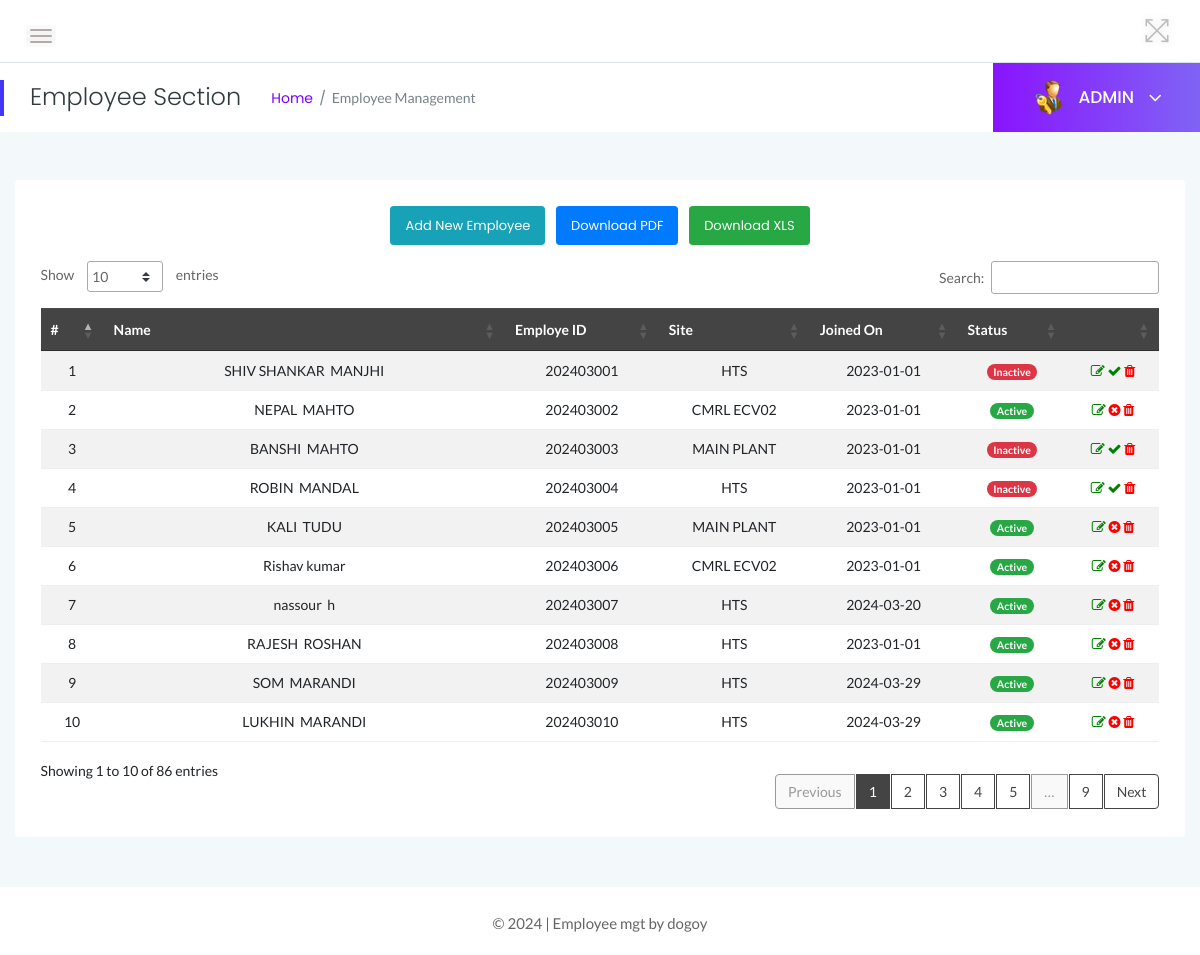
Screenshot of /admin/employees.php (signed in) with the database file from the repository.
### tables this page shows
CREATE TABLE `tblemployees` (
  `id` int NOT NULL AUTO_INCREMENT,
  `EmpId` varchar(100) NOT NULL,
  `FirstName` varchar(150) NOT NULL,
  `LastName` varchar(150) NOT NULL,
  `Gender` varchar(100) NOT NULL,
  `Dob` varchar(100) NOT NULL,
  `doj` varchar(200) NOT NULL,
  `govID` varchar(200) NOT NULL,
  `rate` varchar(200) NOT NULL,
  `Status` int NOT NULL,
  `Site` int DEFAULT NULL,
  `supplier_id` int DEFAULT NULL,
  `group_id` int DEFAULT NULL,
  `CreationDate` timestamp NOT NULL DEFAULT CURRENT_TIMESTAMP ON UPDATE CURRENT_TIMESTAMP,
  `designation` int DEFAULT NULL,
  PRIMARY KEY (`id`),
  KEY `FK_Site` (`Site`),
  KEY `fk_supplier` (`supplier_id`),
  KEY `fk_group` (`group_id`),
  KEY `fk_designation` (`designation`),
  CONSTRAINT `fk_designation` FOREIGN KEY (`designation`) REFERENCES `tbldesignation` (`id`),
  CONSTRAINT `fk_group` FOREIGN KEY (`group_id`) REFERENCES `tblgroup` (`id`),
  CONSTRAINT `FK_Site` FOREIGN KEY (`Site`) REFERENCES `tblsite` (`id`),
  CONSTRAINT `fk_supplier` FOREIGN KEY (`supplier_id`) REFERENCES `tblsupplier` (`id`)
);

CREATE TABLE `tblsite` (
  `id` int NOT NULL AUTO_INCREMENT,
  `name` varchar(150) DEFAULT NULL,
  `city` varchar(100) NOT NULL,
  `CreationDate` timestamp NOT NULL DEFAULT CURRENT_TIMESTAMP ON UPDATE CURRENT_TIMESTAMP,
  PRIMARY KEY (`id`)
);

### admin/employees.php (the view, shortened to what this page needs)
<?php
    if(empty($_SESSION['usertype'])) {
        header('location:index.php');
        exit;
    } else {
 ?>
<!doctype html>
<html class="no-js" lang="en">
<head>
    <link rel="stylesheet" href="../assets/css/bootstrap.min.css">
    <link rel="stylesheet" href="../assets/css/font-awesome.min.css">
    <link rel="stylesheet" href="../assets/css/themify-icons.css">
    <link rel="stylesheet" href="../assets/css/metisMenu.css">
    <link rel="stylesheet" href="../assets/css/owl.carousel.min.css">
    <link rel="stylesheet" href="../assets/css/slicknav.min.css">
    <link rel="stylesheet" href="https://www.amcharts.com/lib/3/plugins/export/export.css" type="text/css" media="all" />
    <link rel="stylesheet" type="text/css" href="https://cdn.datatables.net/1.10.19/css/jquery.dataTables.css">
    <link rel="stylesheet" type="text/css" href="https://cdn.datatables.net/1.10.18/css/dataTables.bootstrap4.min.css">
    <link rel="stylesheet" type="text/css" href="https://cdn.datatables.net/responsive/2.2.3/css/responsive.bootstrap.min.css">
    <link rel="stylesheet" type="text/css" href="https://cdn.datatables.net/responsive/2.2.3/css/responsive.jqueryui.min.css">
    <link rel="stylesheet" href="../assets/css/typography.css">
    <link rel="stylesheet" href="../assets/css/default-css.css">
    <link rel="stylesheet" href="../assets/css/styles.css">
    <link rel="stylesheet" href="../assets/css/responsive.css">
</head>
<body>
    <div class="page-container">
                    <?php
                        include '../includes/admin-sidebar.php';
                    ?>
        <div class="main-content">
            <div class="header-area">
                <div class="row align-items-center">
                    <div class="col-md-6 col-sm-8 clearfix">
                        <div class="nav-btn pull-left">
                            <span></span>
                            <span></span>
                            <span></span>
                        </div>
                    </div>
                    <div class="col-md-6 col-sm-4 clearfix">
                        <ul class="notification-area pull-right">
                            <li id="full-view"><i class="ti-fullscreen"></i></li>
                        </ul>
                    </div>
                </div>
            </div>
            <div class="page-title-area">
                <div class="row align-items-center">
                    <div class="col-sm-6">
                        <div class="breadcrumbs-area clearfix">
                            <h4 class="page-title pull-left">Employee Section</h4>
                            <ul class="breadcrumbs pull-left">
                                <li><a href="dashboard.php">Home</a></li>
                                <li><span>Employee Management</span></li>
                            </ul>
                        </div>
                    </div>
                    <div class="col-sm-6 clearfix">
                        <div class="user-profile pull-right">
                            <img class="avatar user-thumb" src="../assets/images/admin.png" alt="avatar">
                            <h4 class="user-name dropdown-toggle" data-toggle="dropdown">ADMIN <i class="fa fa-angle-down"></i></h4>
                        </div>
                    </div>
                </div>
            </div>
            <div class="main-content-inner">
                <div class="row">
                    <div class="col-12 mt-5">
                        <div class="card">
                            <div class="card-body">
                                <div class="data-tables datatable-dark">
                                <div class="text-center mb-3">
    <a href="add-employee.php" class="btn btn-sm btn-info mr-2">Add New Employee</a>
    <a href="generate_pdf.php" class="btn btn-sm btn-primary mr-2">Download PDF</a>
    <a href="generate_xls.php" class="btn btn-sm btn-success">Download XLS</a>
</div>
                                    <table id="dataTable3" class="table table-hover table-striped text-center">
                                        <thead class="text-capitalize">
                                            <tr>
                                                <th>#</th>
                                                <th>Name</th>
                                                <th>Employe ID</th>
                                                <th>Site</th>
                                                <th>Joined On</th>
                                                <th>Status</th>
                                                <th></th>
                                            </tr>
                                        </thead>
                                        <tbody>
                                    <?php
                                   $sql = "SELECT e.EmpId, e.FirstName, e.LastName, s.name AS SiteName, e.Status, e.id, e.doj
                                   FROM tblemployees e
                                   LEFT JOIN tblsite s ON e.Site = s.id";
                           $query = $dbh->prepare($sql);
                           $query->execute();
                           $results = $query->fetchAll(PDO::FETCH_OBJ);
                           $cnt = 1;
                           if ($query->rowCount() > 0) {
                               foreach ($results as $result) {
                                   ?>
                                   <tr>
                                       <td><?php echo htmlentities($cnt); ?></td>
                                       <td><?php echo htmlentities($result->FirstName); ?>&nbsp;<?php echo htmlentities($result->LastName); ?></td>
                                       <td><?php echo htmlentities($result->EmpId); ?></td>
                                       <td><?php echo htmlentities($result->SiteName); ?></td>
                                       <td><?php echo htmlentities($result->doj); ?></td>
                                       <td>
                                           <?php
                                           $status = $result->Status;
                                           if ($status) {
                                               ?>
                                               <span class="badge badge-pill badge-success">Active</span>
                                           <?php } else { ?>
                                               <span class="badge badge-pill badge-danger">Inactive</span>
                                           <?php } ?>
                                       </td>
                                       <td>
                                           <a href="update-employee.php?empid=<?php echo htmlentities($result->id); ?>"><i class="fa fa-edit"
                                                   style="color:green"></i></a>
                                           <?php if ($result->Status == 1) { ?>
                                               <a href="employees.php?inid=<?php echo htmlentities($result->id); ?>"
                                                   onclick="return confirm('Are you sure you want to inactive this employee?');"><i
                                                       class="fa fa-times-circle" style="color:red" title="Inactive"></i></a>
                                           <?php } else { ?>
                                               <a href="employees.php?id=<?php echo htmlentities($result->id); ?>"
                                                   onclick="return confirm('Are you sure you want to active this employee?');"><i
                                                       class="fa fa-check" style="color:green" title="Active"></i></a>
                                           <?php } ?>
                                           <a href="employees.php?delid=<?php echo htmlentities($result->id); ?>" onclick="return confirm('Are you sure you want to delete this employee?');">
    <i class="fa fa-trash" style="color: red" title="Delete"></i>
</a>
                                       </td>
                                   </tr>
                                   <?php
                                   $cnt++;
                               }
                           }
                           ?>
                                    </tbody>
                                    </table>
                                </div>
                            </div>
                        </div>
                    </div>
                </div>
                </div>
            </div>
            <?php include '../includes/footer.php' ?>
        </div>
</body>
</html>
<?php } ?>

### assets/css/styles.css (style rules this page uses)
.page-container { width: 100%; height: 100%; min-height: 100vh; padding-left: 280px; -webkit-transition: padding-left 0.3s ease 0s; transition: padding-left 0.3s ease 0s; }
.sbar_collapsed.page-container { padding-left: 0; }
.card { border: none; border-radius: 4px; background-color: #fff; -webkit-transition: all 0.3s ease 0s; transition: all 0.3s ease 0s; }
.card-body { padding: 25.6px; padding: 1.6rem; }
.main-content { width: 100%; background: #f3f8fb; }
.main-content-inner { padding: 0 30px 50px; }
.header-area { padding: 15px 30px; background: #fff; border-bottom: 1px solid #d8e3e7; }
.nav-btn { margin: 10px 30px 0 0; cursor: pointer; }
.nav-btn span { display: block; width: 22px; height: 2px; background: #b3aaaa; margin: 4px 0; border-radius: 15px; -webkit-transition: all 0.3s ease 0s; transition: all 0.3s ease 0s; box-shadow: 0 0 0 4px rgba(99, 96, 96, 0.03); }
.nav-btn span:nth-child(2) { opacity: 0; }
.nav-btn span:first-child { -webkit-transform: rotate(45deg) translate(5px, 5px); transform: rotate(45deg) translate(5px, 5px); }
.nav-btn span:last-child { -webkit-transform: rotate(-45deg) translate(3px, -3px); transform: rotate(-45deg) translate(3px, -3px); }
.sbar_collapsed .nav-btn span { transform: none; opacity: 1; }
.notification-area { -webkit-user-select: none; -moz-user-select: none; -ms-user-select: none; user-select: none; position: relative; z-index: 1; }
.notification-area li { display: inline-block; margin-left: 20px; cursor: pointer; -webkit-user-select: none; -moz-user-select: none; -ms-user-select: none; user-select: none; }
.notification-area li > i { font-size: 26px; color: #bdbcbc; vertical-align: middle; text-shadow: 0 0 8px rgba(0, 0, 0, 0.12); -webkit-transition: color 0.3s ease 0s; transition: color 0.3s ease 0s; }
.notification-area li#full-view { display: inline-block; }
.page-title-area { padding: 0 30px; background: #fff; position: relative; }
.page-title-area:before { content: ""; position: absolute; left: 0; top: 50%; width: 4px; height: 36px; background: var(--primary-color); -webkit-transform: translateY(-50%); transform: translateY(-50%); }
.page-title { font-size: 24px; font-weight: 300; color: #313b3d; letter-spacing: 0; margin-right: 30px; }
ul.breadcrumbs { margin-top: 4px; }
.breadcrumbs li { display: inline-block; }
.breadcrumbs li a, .breadcrumbs li span { display: block; font-size: 14px; font-weight: 400; color: #7801ff; letter-spacing: 0; margin-right: 16px; position: relative; }
.breadcrumbs li a:before { content: "/"; color: #768387; position: absolute; right: -13px; top: 0; }
.breadcrumbs li span { margin-right: 0; color: #768387; text-transform: capitalize; }
.user-profile { margin-right: -30px; display: -webkit-box; display: -ms-flexbox; display: flex; -webkit-box-align: center; -ms-flex-align: center; align-items: center; -ms-flex-wrap: wrap; flex-wrap: wrap; background: -webkit-linear-gradient(left, #8914fe 0%, #8063f5 100%); background: linear-gradient(to right, #8914fe 0%, #8063f5 100%); padding: 17px 38px; position: relative; }
.user-profile img.avatar { height: 35px; width: 35px; border-radius: 50%; margin-right: 12px; }
.user-name { font-size: 17px; font-weight: 500; color: #fff; letter-spacing: 0; cursor: pointer; -webkit-user-select: none; -moz-user-select: none; -ms-user-select: none; user-select: none; }
.user-name i { margin-left: 10px; font-size: 21px; vertical-align: middle; position: relative; }
.notification-area .dropdown-toggle, .user-name.dropdown-toggle { position: relative; }
.notification-area .dropdown-toggle:after, .user-name.dropdown-toggle:after { display: none; }
.btn { padding: 11px 17px; font-size: 13px; letter-spacing: 0; }
.btn-sm { padding: 9px 14px; }
table tr th { border-bottom: none; }
table tr th, table tr td { border-top: 1px solid rgba(120, 130, 140, 0.13) !important; }
table.dataTable.no-footer { border-bottom: 1px solid rgba(120, 130, 140, 0.13) !important; }
table.dataTable thead th, table.dataTable thead td { border-bottom-color: transparent; }
.datatable-dark thead { background: #444; color: #fff; }

### rows the page displays
tblemployees: FirstName "SHIV SHANKAR", LastName "MANJHI", EmpId "202403001", Site.name "HTS", doj "2023-01-01", Status "Inactive"
tblemployees: FirstName "NEPAL", LastName "MAHTO", EmpId "202403002", Site.name "CMRL ECV02", doj "2023-01-01", Status "Active"
tblemployees: FirstName "BANSHI", LastName "MAHTO", EmpId "202403003", Site.name "MAIN PLANT", doj "2023-01-01", Status "Inactive"
tblemployees: FirstName "ROBIN", LastName "MANDAL", EmpId "202403004", Site.name "HTS", doj "2023-01-01", Status "Inactive"
tblemployees: FirstName "KALI", LastName "TUDU", EmpId "202403005", Site.name "MAIN PLANT", doj "2023-01-01", Status "Active"
tblemployees: FirstName "Rishav", LastName "kumar", EmpId "202403006", Site.name "CMRL ECV02", doj "2023-01-01", Status "Active"
tblemployees: FirstName "nassour", LastName "h", EmpId "202403007", Site.name "HTS", doj "2024-03-20", Status "Active"
tblemployees: FirstName "RAJESH", LastName "ROSHAN", EmpId "202403008", Site.name "HTS", doj "2023-01-01", Status "Active"
tblemployees: FirstName "SOM", LastName "MARANDI", EmpId "202403009", Site.name "HTS", doj "2024-03-29", Status "Active"
tblemployees: FirstName "LUKHIN", LastName "MARANDI", EmpId "202403010", Site.name "HTS", doj "2024-03-29", Status "Active"
